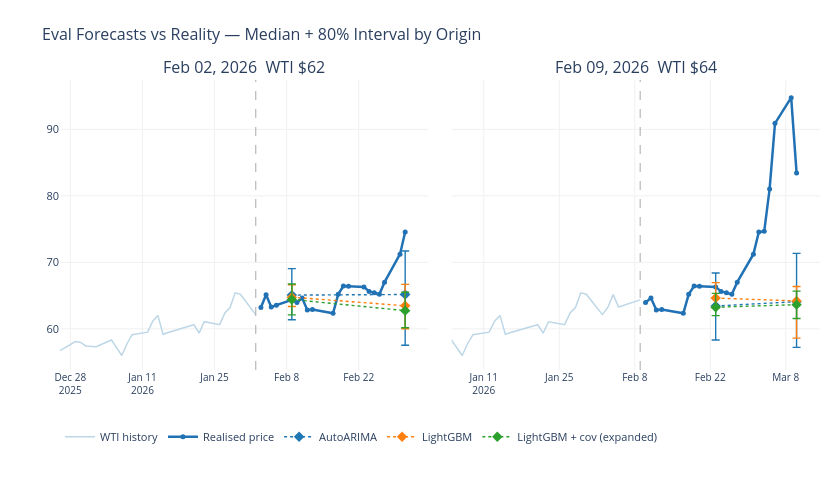

Source (notebook cell):
### Markdown cell above
---
## 8. What are the top methods actually forecasting?

A CRPS number doesn't show *behaviour*. Below, each leading method's **median
forecast and 80% interval** are drawn against the realised WTI path at every
eval origin. This is where the leaderboard becomes legible — watch for who
tracks the move, who simply anchors to the last price, and whose intervals are
too narrow to cover the outcome when the market jumps.

### Code cell
# Plot the leaderboard's top methods, and always include the best LLM/agent
# method for contrast (so the chart compares families even when a baseline leads).
_leaders = list(eval_board.index[:3])
_best_llm = next((p for p in eval_board.index if eval_board.loc[p, "family"] == "LLM / Agent"), None)
if _best_llm and _best_llm not in _leaders:
    _leaders.append(_best_llm)
print(f"Showing: {', '.join(_leaders)}")
viz.make_eval_forecast_chart(eval_frame, price_df, _leaders)

### Figure 1 — Plotly figure (JSON) as saved in the notebook; plotly's stock layout.template omitted (floating-point values rounded to 4 significant figures)
{"data": [{"legendgroup": "hist", "line": {"color": "#bdd7e7", "width": 1.5}, "mode": "lines", "name": "WTI history", "showlegend": true, "type": "scatter", "x": ["2025-12-26T00:00:00", "2025-12-29T00:00:00", "2025-12-30T00:00:00", "2025-12-31T00:00:00", "2026-01-02T00:00:00", "2026-01-05T00:00:00", "2026-01-06T00:00:00", "2026-01-07T00:00:00", "2026-01-08T00:00:00", "2026-01-09T00:00:00", "2026-01-12T00:00:00", "2026-01-13T00:00:00", "2026-01-14T00:00:00", "2026-01-15T00:00:00", "2026-01-16T00:00:00", "2026-01-20T00:00:00", "2026-01-21T00:00:00", "2026-01-22T00:00:00", "2026-01-23T00:00:00", "2026-01-26T00:00:00", "2026-01-27T00:00:00", "2026-01-28T00:00:00", "2026-01-29T00:00:00", "2026-01-30T00:00:00", "2026-02-02T00:00:00"], "xaxis": "x", "y": [56.74, 58.08, 57.95, 57.42, 57.32, 58.32, 57.13, 55.99, 57.76, 59.12, 59.5, 61.15, 62.02, 59.19, 59.44, 60.34, 60.62, 59.36, 61.07, 60.63, 62.39, 63.21, 65.42, 65.21, 62.14], "yaxis": "y"}, {"legendgroup": "actual", "line": {"color": "#2171b5", "width": 2.5}, "marker": {"size": 5}, "mode": "lines+markers", "name": "Realised price", "showlegend": true, "type": "scatter", "x": ["2026-02-03T00:00:00", "2026-02-04T00:00:00", "2026-02-05T00:00:00", "2026-02-06T00:00:00", "2026-02-09T00:00:00", "2026-02-10T00:00:00", "2026-02-11T00:00:00", "2026-02-12T00:00:00", "2026-02-13T00:00:00", "2026-02-17T00:00:00", "2026-02-18T00:00:00", "2026-02-19T00:00:00", "2026-02-20T00:00:00", "2026-02-23T00:00:00", "2026-02-24T00:00:00", "2026-02-25T00:00:00", "2026-02-26T00:00:00", "2026-02-27T00:00:00", "2026-03-02T00:00:00", "2026-03-03T00:00:00"], "xaxis": "x", "y": [63.21, 65.14, 63.29, 63.55, 64.36, 63.96, 64.63, 62.84, 62.89, 62.33, 65.19, 66.43, 66.39, 66.31, 65.63, 65.42, 65.21, 67.02, 71.23, 74.56], "yaxis": "y"}, {"error_y": {"array": [3.985, 6.553], "arrayminus": [3.696, 7.633], "color": "#1f77b4", "symmetric": false, "thickness": 1.4, "type": "data", "width": 4}, "legendgroup": "AutoARIMA", "line": {"color": "#1f77b4", "dash": "dot", "width": 1.4}, "marker": {"size": 8, "symbol": "diamond"}, "mode": "lines+markers", "name": "AutoARIMA", "showlegend": true, "type": "scatter", "x": ["2026-02-09T00:00:00", "2026-03-03T00:00:00"], "xaxis": "x", "y": [65.07, 65.16], "yaxis": "y"}, {"error_y": {"array": [1.868, 3.219], "arrayminus": [1.413, 3.448], "color": "#ff7f0e", "symmetric": false, "thickness": 1.4, "type": "data", "width": 4}, "legendgroup": "LightGBM", "line": {"color": "#ff7f0e", "dash": "dot", "width": 1.4}, "marker": {"size": 8, "symbol": "diamond"}, "mode": "lines+markers", "name": "LightGBM", "showlegend": true, "type": "scatter", "x": ["2026-02-09T00:00:00", "2026-03-03T00:00:00"], "xaxis": "x", "y": [64.77, 63.47], "yaxis": "y"}, {"error_y": {"array": [2.324, 2.771], "arrayminus": [2.315, 2.564], "color": "#2ca02c", "symmetric": false, "thickness": 1.4, "type": "data", "width": 4}, "legendgroup": "LightGBM + cov (expanded)", "line": {"color": "#2ca02c", "dash": "dot", "width": 1.4}, "marker": {"size": 8, "symbol": "diamond"}, "mode": "lines+markers", "name": "LightGBM + cov (expanded)", "showlegend": true, "type": "scatter", "x": ["2026-02-09T00:00:00", "2026-03-03T00:00:00"], "xaxis": "x", "y": [64.42, 62.74], "yaxis": "y"}, {"legendgroup": "hist", "line": {"color": "#bdd7e7", "width": 1.5}, "mode": "lines", "name": "WTI history", "showlegend": false, "type": "scatter", "x": ["2026-01-05T00:00:00", "2026-01-06T00:00:00", "2026-01-07T00:00:00", "2026-01-08T00:00:00", "2026-01-09T00:00:00", "2026-01-12T00:00:00", "2026-01-13T00:00:00", "2026-01-14T00:00:00", "2026-01-15T00:00:00", "2026-01-16T00:00:00", "2026-01-20T00:00:00", "2026-01-21T00:00:00", "2026-01-22T00:00:00", "2026-01-23T00:00:00", "2026-01-26T00:00:00", "2026-01-27T00:00:00", "2026-01-28T00:00:00", "2026-01-29T00:00:00", "2026-01-30T00:00:00", "2026-02-02T00:00:00", "2026-02-03T00:00:00", "2026-02-04T00:00:00", "2026-02-05T00:00:00", "2026-02-06T00:00:00", "2026-02-09T00:00:00"], "xaxis": "x2", "y": [58.32, 57.13, 55.99, 57.76, 59.12, 59.5, 61.15, 62.02, 59.19, 59.44, 60.34, 60.62, 59.36, 61.07, 60.63, 62.39, 63.21, 65.42, 65.21, 62.14, 63.21, 65.14, 63.29, 63.55, 64.36], "yaxis": "y2"}, {"legendgroup": "actual", "line": {"color": "#2171b5", "width": 2.5}, "marker": {"size": 5}, "mode": "lines+markers", "name": "Realised price", "showlegend": false, "type": "scatter", "x": ["2026-02-10T00:00:00", "2026-02-11T00:00:00", "2026-02-12T00:00:00", "2026-02-13T00:00:00", "2026-02-17T00:00:00", "2026-02-18T00:00:00", "2026-02-19T00:00:00", "2026-02-20T00:00:00", "2026-02-23T00:00:00", "2026-02-24T00:00:00", "2026-02-25T00:00:00", "2026-02-26T00:00:00", "2026-02-27T00:00:00", "2026-03-02T00:00:00", "2026-03-03T00:00:00", "2026-03-04T00:00:00", "2026-03-05T00:00:00", "2026-03-06T00:00:00", "2026-03-09T00:00:00", "2026-03-10T00:00:00"], "xaxis": "x2", "y": [63.96, 64.63, 62.84, 62.89, 62.33, 65.19, 66.43, 66.39, 66.31, 65.63, 65.42, 65.21, 67.02, 71.23, 74.56, 74.66, 81.01, 90.9, 94.77, 83.45], "yaxis": "y2"}, {"error_y": {"array": [4.97, 7.264], "arrayminus": [5.116, 6.882], "color": "#1f77b4", "symmetric": false, "thickness": 1.4, "type": "data", "width": 4}, "legendgroup": "AutoARIMA", "line": {"color": "#1f77b4", "dash": "dot", "width": 1.4}, "marker": {"size": 8, "symbol": "diamond"}, "mode": "lines+markers", "name": "AutoARIMA", "showlegend": false, "type": "scatter", "x": ["2026-02-23T00:00:00", "2026-03-10T00:00:00"], "xaxis": "x2", "y": [63.43, 64.09], "yaxis": "y2"}, {"error_y": {"array": [2.317, 2.177], "arrayminus": [1.506, 5.59], "color": "#ff7f0e", "symmetric": false, "thickness": 1.4, "type": "data", "width": 4}, "legendgroup": "LightGBM", "line": {"color": "#ff7f0e", "dash": "dot", "width": 1.4}, "marker": {"size": 8, "symbol": "diamond"}, "mode": "lines+markers", "name": "LightGBM", "showlegend": false, "type": "scatter", "x": ["2026-02-23T00:00:00", "2026-03-10T00:00:00"], "xaxis": "x2", "y": [64.63, 64.2], "yaxis": "y2"}, {"error_y": {"array": [2.073, 2.034], "arrayminus": [1.264, 2.088], "color": "#2ca02c", "symmetric": false, "thickness": 1.4, "type": "data", "width": 4}, "legendgroup": "LightGBM + cov (expanded)", "line": {"color": "#2ca02c", "dash": "dot", "width": 1.4}, "marker": {"size": 8, "symbol": "diamond"}, "mode": "lines+markers", "name": "LightGBM + cov (expanded)", "showlegend": false, "type": "scatter", "x": ["2026-02-23T00:00:00", "2026-03-10T00:00:00"], "xaxis": "x2", "y": [63.25, 63.63], "yaxis": "y2"}], "layout": {"annotations": [{"font": {"size": 16}, "showarrow": false, "text": "Feb 02, 2026  WTI $62", "x": 0.2425, "xanchor": "center", "xref": "paper", "y": 1, "yanchor": "bottom", "yref": "paper"}, {"font": {"size": 16}, "showarrow": false, "text": "Feb 09, 2026  WTI $64", "x": 0.7575, "xanchor": "center", "xref": "paper", "y": 1, "yanchor": "bottom", "yref": "paper"}], "height": 480, "legend": {"font": {"size": 11}, "orientation": "h", "x": 0, "xanchor": "left", "y": -0.18}, "margin": {"b": 110, "l": 60, "r": 20, "t": 80}, "shapes": [{"line": {"color": "#aaaaaa", "dash": "dash", "width": 1}, "type": "line", "x0": 1769990400000, "x1": 1769990400000, "xref": "x", "y0": 0, "y1": 1, "yref": "y domain"}, {"line": {"color": "#aaaaaa", "dash": "dash", "width": 1}, "type": "line", "x0": 1770595200000, "x1": 1770595200000, "xref": "x2", "y0": 0, "y1": 1, "yref": "y2 domain"}], "title": {"font": {"size": 16}, "text": "Eval Forecasts vs Reality — Median + 80% Interval by Origin"}, "width": 840, "xaxis": {"anchor": "y", "domain": [0, 0.485], "gridcolor": "#f0f0f0", "showgrid": true, "tickfont": {"size": 10}}, "xaxis2": {"anchor": "y2", "domain": [0.515, 1], "gridcolor": "#f0f0f0", "showgrid": true, "tickfont": {"size": 10}}, "yaxis": {"anchor": "x", "domain": [0, 1], "gridcolor": "#f0f0f0", "showgrid": true, "tickfont": {"size": 11}}, "yaxis2": {"anchor": "x2", "domain": [0, 1], "gridcolor": "#f0f0f0", "matches": "y", "showgrid": true, "showticklabels": false, "tickfont": {"size": 11}}}}
